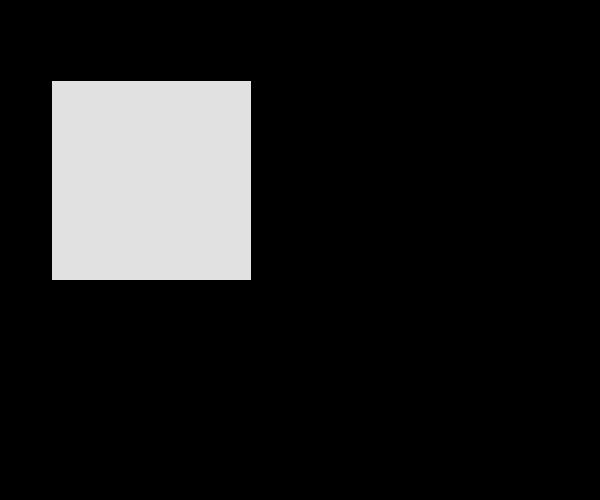
Frame 1 (no input)
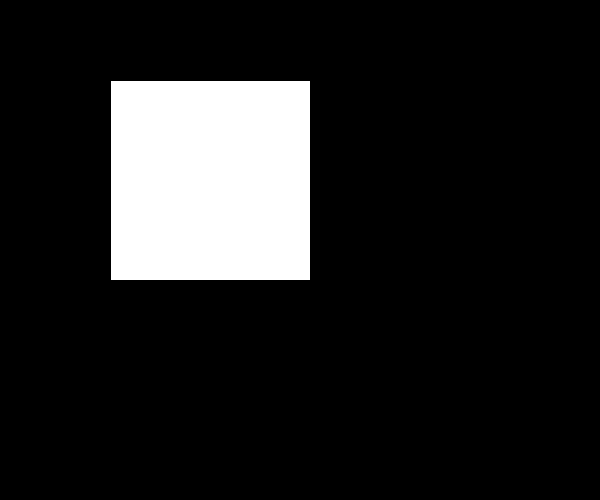
Frame 60 (the mouse pressed at the canvas centre just before this capture)
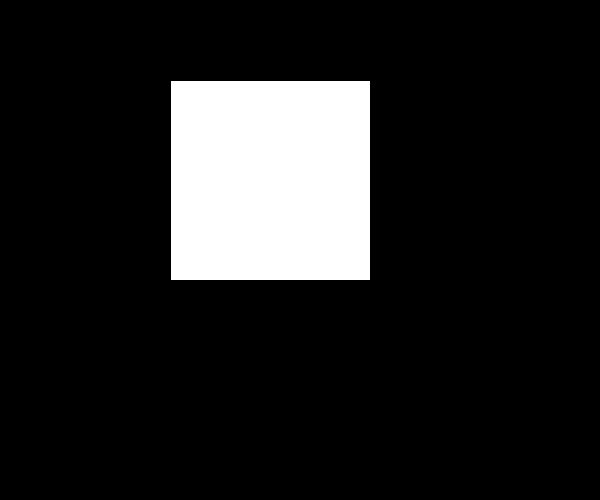
Frame 120 (the mouse held since frame 60 and released just before this capture)

The Processing sketch that drew these frames (run headless with seeded random() and noise(); from frame 60 on, the mouse is pressed at the canvas centre):

// Processing sketch: funtions2
// ── funtions2.pde
int x = 50;
int speed = 1;

void setup(){
  size(600,500);
  background(0,0,0);
  
  fill(225,225,225);
rectangle();

}
void rectangle(){
rect(x, 80, 200, 200);
}

 void draw(){
   x=x+speed;
   rectangle();
   if(x==400){
     fill(255, 0, 0);
   speed=speed*-1;
   }else if(x==0){
     fill(255, 0, 0);
     speed=speed*-1;
   
     
 }else{
   fill(255, 255, 255);
 }
 }
